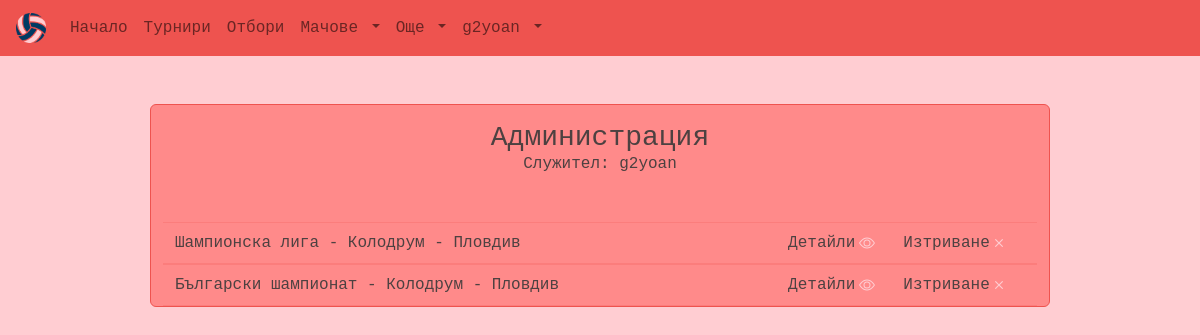
The app's page /myadmin/tournaments/ (signed in) with its own data.
### main/models.py (models this page shows)
class User(AbstractUser):
    id = models.UUIDField(primary_key=True, default=uuid.uuid4, editable=False)
    birth_date = models.DateField(null=True, blank=True)
    profile_picture = models.ImageField(upload_to="profile_pics", null=True, blank=True, default="/default_images/user_pic.jpeg")
    REQUIRED_FIELDS = []
    def __str__(self):
        return self.username

class Tournament(models.Model):
    id = models.UUIDField(primary_key=True, default=uuid.uuid4, editable=False)
    name = models.CharField(max_length=64, null=False, blank=False)
    hall = models.ForeignKey(Hall, on_delete=models.SET_NULL, null=True, blank=True)
    prize_pool = models.DecimalField(decimal_places=2, max_digits=10, validators=[MinValueValidator(100)], null=True, blank = True)
    opening_date = models.DateTimeField(null=True, blank=True)
    closing_date = models.DateTimeField(null=True, blank=True)
    teams = models.ManyToManyField(Team, related_name='tournaments')
    referees = models.ManyToManyField(Referee, related_name='tournaments')
    winner = models.ForeignKey(Team, on_delete=models.SET_NULL, null=True, blank=True, related_name='winner')
    description = models.TextField(null=True, blank=True)
    class Meta:
        ordering = ['-opening_date']
    def __str__(self):
        return f"{self.name} - {self.hall}"

class Hall(models.Model):
    id = models.UUIDField(primary_key=True, default=uuid.uuid4, editable=False)
    name = models.CharField(max_length=128, null=False, blank=False)
    location = models.CharField(max_length=128, null=False, blank=False)
    max_seats = models.PositiveIntegerField(validators=[MaxValueValidator(50000), MinValueValidator(500)], null=False, blank=False)
    picture = models.ImageField(upload_to="halls_pics", null=True, blank=True)
    def __str__(self):
        return f"{self.name} - {self.location}"

### main/views/views_admin.py (the view)
# urls.py: path('myadmin/tournaments/', views.admin_tournaments, name='admin_tournaments'),
@staff_member_required
def admin_tournaments(request):
    tournaments = Tournament.objects.all()
    context = {"tournaments": tournaments}
    return render(request, "main/admin_templates/admin_tournaments.html", context)

### main/templates/main/admin_templates/admin_tournaments.html (shortened to what this page needs)
{% extends 'base.html' %}
{% block content %}
<main class="container-fluid text-font w-75 mt-5 h-100">
    <section class="row border-main rounded bg-sec my-5 align-items-center justify-content-center d-flex">
        <h3 class="text-center mt-3 mb-0">Администрация</h3>
        <h5 class="h6 text-center mb-5">Служител: {{request.user}}</h5>
        {% for tournament in tournaments %}
        <article class="row d-flex align-items-center text-center">
            <hr class="mt-0 mb-2" style="color: var(--main-color)">
            <div class="col-8 d-flex align-items-center justify-content-start text-center">
                <span>{{tournament}}</span>
            </div>
            <div class="col-2 d-flex align-items-center justify-content-end">
                <a class="text-decoration-none text-font link-bg"
                    href="{% url 'edit-tournament' tournament.id %}">
                    <span>Детайли</span>
                </a>
            </div>
            <div class="col-2 d-flex align-items-center justify-content-start">
                <a class="text-decoration-none text-font link-bg"
                    href="{% url 'delete-tournament' tournament.id %}">
                    <span>Изтриване</span>
                </a>
            </div>
            <hr class="mt-2 mb-0" style="color: var(--main-color)">
        </article>
        {% endfor %}
        {% endblock %}

### templates/navbar.html (shortened to what this page needs)
{% load static %}
<nav class="navbar navbar-expand-lg navbar-light bg-main text-font px-3">
    <a class="navbar-brand text-font link-sec" href="{% url 'index' %}"><img widht="30px" height="30px"
            src="/static/images/default_images/logo.png"></a>
    <div class="collapse navbar-collapse" id="navbarSupportedContent">
        <ul class="navbar-nav">
            <li class="nav-item active">
                <a class="nav-link link-sec" href="{% url 'index' %}">Начало</a>
            </li>
            <li class="nav-item active">
                <a class="nav-link link-sec" href="{% url 'tournaments' %}">Турнири</a>
            </li>
            <li class="nav-item">
                <a class="nav-link link-sec" href="{% url 'teams' %}">Отбори</a>
            </li>
            <li class="nav-item dropdown">
                <a class="nav-link dropdown-toggle link-sec" href="#" id="navbarDropdown" role="button"
                    data-toggle="dropdown" aria-haspopup="true" aria-expanded="false">
                    Мачове
                </a>
            </li>
            <li class="nav-item dropdown">
                <a class="nav-link dropdown-toggle link-sec" href="#" id="navbarDropdown" role="button"
                    data-toggle="dropdown" aria-haspopup="true" aria-expanded="false">
                    Още
                </a>
            </li>
            <li class="nav-item dropdown">
                <a class="nav-link dropdown-toggle link-sec" href="#" id="navbarDropdown" role="button"
                    data-toggle="dropdown" aria-haspopup="true" aria-expanded="false">
                    {% if request.user.is_authenticated %}
                    {{request.user.username}}
                    {% else %}
                    Потребител
                    {% endif %}
                </a>
            </li>
        </ul>
    </div>
</nav>

### static/styles/style.css (style rules this page uses)
:root { --bg-color: #ffcdd2; --font-color: #4d4141; --main-color: #ee534f; --sec-color: #ff8a8a; }
* { margin: 0; padding: 0; font-family: Andale Mono, monospace; font-style: normal; }
body { background-color: var(--bg-color) !important; color: var(--font-color) !important; }
svg { fill: var(--bg-color); }
.text-font { color: var(--font-color); }
.bg-main { background-color: var(--main-color); }
.bg-sec { background-color: var(--sec-color); }
.border-main { border: 1px solid var(--main-color); }

### records on screen
User: user.username "g2yoan", user "g2yoan"
Tournament: name+hall "Шампионска лига - Колодрум - Пловдив"
Tournament: name+hall "Български шампионат - Колодрум - Пловдив"
